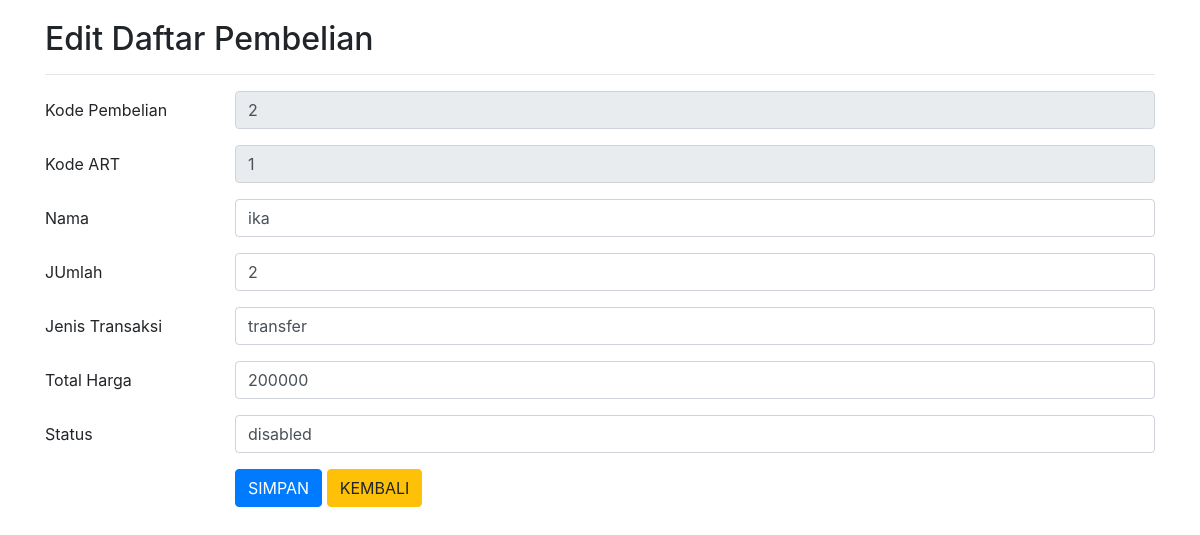
The page /edit.php?kd_pembelian=2 on the database its author committed.
### tables this page shows
CREATE TABLE `pembelian` (
  `kd_pembelian` int(11) NOT NULL,
  `kd_art` int(11) DEFAULT NULL,
  `username` varchar(50) NOT NULL,
  `jumlah` varchar(20) DEFAULT NULL,
  `jenis_tf` varchar(50) DEFAULT NULL,
  `total_harga` varchar(100) NOT NULL,
  `status` enum('lunas','belum_lunas','disabled') DEFAULT NULL
);

### edit.php (the view, shortened to what this page needs)
<?php include('koneksi.php'); ?>
<!DOCTYPE html>
<html>
<head>
	<link rel="stylesheet" href="https://stackpath.bootstrapcdn.com/bootstrap/4.1.3/css/bootstrap.min.css">
</head>
<body>
	<div class="container" style="margin-top:20px">
		<h2>Edit Daftar Pembelian</h2>
		<hr>
		<?php
		if(isset($_GET['kd_pembelian'])){
			$id = $_GET['kd_pembelian'];
			$sql = mysqli_query($koneksi, "SELECT * FROM pembelian WHERE kd_pembelian=$id") or die(mysqli_error($koneksi));
			if(mysqli_num_rows($sql) == 0){
				echo '<div class="alert alert-warning">Kode ART tidak ada dalam database.</div>';
				exit();
			}else{
				$data = mysqli_fetch_assoc($sql);
			}
		}
		?>
		<form action="edit.php?kd_pembelian=<?php echo $id; ?>" method="post">
			<div class="form-group row">
				<label class="col-sm-2 col-form-label">Kode Pembelian</label>
				<div class="col-sm-10">
					<input type="text" name="kd_pembelian" class="form-control" size="4" value="<?php echo $data['kd_pembelian']; ?>" readonly required>
				</div>
			</div>
			<div class="form-group row">
				<label class="col-sm-2 col-form-label">Kode ART</label>
				<div class="col-sm-10">
					<input type="text" name="kd_art" class="form-control" value="<?php echo $data['kd_art']; ?>" readonly required>
				</div>
			</div>
			<div class="form-group row">
				<label class="col-sm-2 col-form-label">Nama</label>
				<div class="col-sm-10">
					<input type="text" name="username" class="form-control" value="<?php echo $data['username']; ?>" required>
				</div>
			</div>
			<div class="form-group row">
				<label class="col-sm-2 col-form-label">JUmlah</label>
				<div class="col-sm-10">
					<input type="text" name="jumlah" class="form-control" value="<?php echo $data['jumlah']; ?>" required>
				</div>
			</div>
			<div class="form-group row">
				<label class="col-sm-2 col-form-label">Jenis Transaksi</label>
				<div class="col-sm-10">
					<input type="text" name="jenis_tf" class="form-control" value="<?php echo $data['jenis_tf']; ?>" required>
				</div>
			</div>
			<div class="form-group row">
				<label class="col-sm-2 col-form-label">Total Harga</label>
				<div class="col-sm-10">
					<input type="text" name="total_harga" class="form-control" value="<?php echo $data['total_harga']; ?>" required>
				</div>
			</div>
			<div class="form-group row">
				<label class="col-sm-2 col-form-label">Status</label>
				<div class="col-sm-10">
					<input type="text" name="status" class="form-control" value="<?php echo $data['status']; ?>" required>
				</div>
			</div>
			<div class="form-group row">
				<label class="col-sm-2 col-form-label">&nbsp;</label>
				<div class="col-sm-10">
					<input type="submit" name="submit" class="btn btn-primary" value="SIMPAN">
					<a href="admin.php" class="btn btn-warning">KEMBALI</a>
				</div>
			</div>
		</form>
	</div>
</body>
</html>

### rows shown on the page
pembelian: kd_pembelian "2", kd_art "1", username "ika", jumlah "2", jenis_tf "transfer", total_harga "200000", status "disabled"
